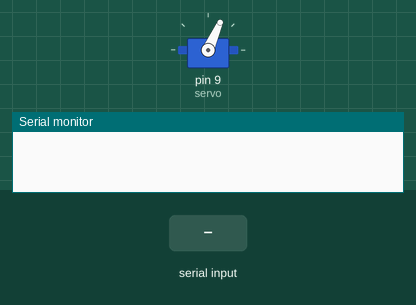
Bench run of a sketch on a simulated Arduino Nano, built with avr-gcc and run on an emulated ATmega328P. On the bench: servo, the last lines printed to the serial monitor. The test bench sets the inputs (shaded band).

Above: at 0.4 s.
At 1.6 s:
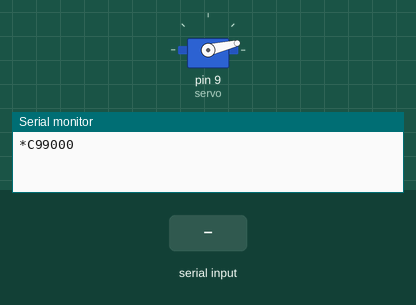
At 3.8 s:
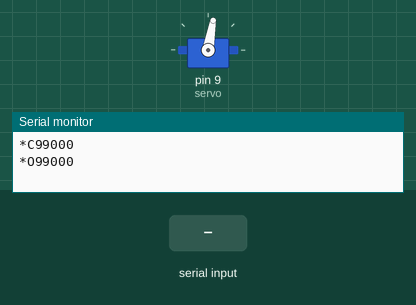
3.9 s: ">B\n" received over Serial
Timing chart, 0 to 6.9 s (numbered marks = the images above; inputs shaded):
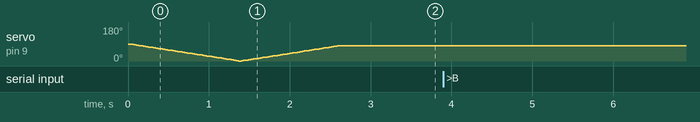

The sketch:

rayshandicap.ino
```cpp
/*Ray's super simple telescope OTA cover for indi
   This one works with the existing Indi flip-flat driver
  Parts:
  Ardunio nano     -- Or pretty much any Arduino or even a wifi module(still needs power)
  Airplane servo   -- I used a metal 20kg one from amazon.
  Some stiff plastic sheeting, old coffee can lids etc. --to make the hat.
  something to make the cherry picker arm that holds it.
  Some massive wire ties, or other attachment device,
  or a permanant servo mount screwed to an adjustable dew cap
  Very likely hope and some Ductape.

  The library assumes you are using 9 and it didn't work when I moved it to 5, so use pin 9 for the pwm to the servo.
  // -=ALWAYS MOVE TO OPEN POSITION BEFORE POWERING=- The unit has no internal speed control and will assume maximum.

  todo -
  set up close/open rom storage. I think this might make startup less hectic.
  When the initial position surges at full spped it draws heavy current.
*/

#include <Servo.h>

/*Hardware ID codes are used to set up drivers. Only 99 works with indi
  10 = Flat-Man_XL
  15 = Flat-Man_L
  19 = Flat-Man
  98 = Flip-Mask/Remote Dust Cover
  99 = Flip-Flat */

//indi driver apparently turns off the cover if not 99

#define DEVICE "99"

Servo servo;  // create servo object to control a servo
int pos = 0;                                   //Current angle when read from servo.
int open = 80;                                 //angle when open
int close = 0;                                 //angle when closed
long dly = 15;                                 //delay for motor
char brightness[4] = "128";
short cover = 1;                               //status of cover 0=niether 2=open 1=closed
short light = 0;                               //status of light
long motor = 0;                                //status of motor in motion(indi uses this)

//Begin Called Functions (putting them here makes arduino IDE sort out header files for you)
void moveToOpen() {
  pos = servo.read();
  for (pos ; pos <= open ; pos += 1) {          // goes from "close" degrees to "open" degrees in steps of 1 degree
    servo.write(pos);                           // tell servo to go to position in variable 'pos'
    delay(dly);                                 // this slows down the servo so the cap isn't swatting meteors
    cover = 0;                                  //cover in motion
    digitalWrite(HIGH, LED_BUILTIN);
  }
  Serial.print("*O" DEVICE "000\n");
  cover = 2;
  motor = 0;
  digitalWrite(LOW, LED_BUILTIN);
}
void moveToClose() {
  pos = servo.read();
  for ( pos ; pos >= close ; pos -= 1) {                   // goes from 180 degrees to 0 degrees
    // in steps of 1 degree
    servo.write(pos);                                      // tell servo to go to position in variable 'pos'
    delay(dly);                                            // this slows down the servo so the cap isn't swatting meteors
    cover = 0;                                             //cover in motion
    digitalWrite(HIGH, LED_BUILTIN);
  }
  Serial.print("*C" DEVICE "000\n");
  cover = 1;
  motor = 0;
  digitalWrite(LOW, LED_BUILTIN);
}


void serialEvent() {                                       //SerialEvent() is automatically called when serial port recieves data
  if (Serial.available()) {
    char buffer[16];
    memset(buffer, 0, sizeof(buffer));
    Serial.readBytesUntil("\n", buffer, sizeof(buffer));   //get command from serial

    if (!strcmp(buffer, ">P000\n")) {                      //Ping - Connect and return device type
      Serial.print("*P" DEVICE "000\n");                   //Indi_flipflat only uses 99 or non cover
    }

    else if (!strcmp(buffer, ">O000\n")) {                //Open cover
      motor = 2000;
      cover = 0;                                          //set status cover in motion during move
      moveToOpen();
    }

    else if (!strcmp(buffer, ">C000\n")) {                //Close Cover
      motor = 2000;
      cover = 0;
      moveToClose();
    }

    else if (!strcmp(buffer, ">L000\n")) {                //Light on(simulated)
      light = 1;
      Serial.print("*L" DEVICE "000\n");
    }

    else if (!strcmp(buffer, ">D000\n")) {                //light off(simulated)
      light = 0;
      Serial.print("*D" DEVICE "000\n");
    }

    else if (!strncmp(buffer, ">B", 2)) {                 //Set Brightness(simulated)
      strncpy(brightness, buffer + 2, 3);
      Serial.print("*B" DEVICE);
      Serial.print(brightness);
      dly == long(brightness);
      //Serial.print("\n");
    }

    else if (!strcmp(buffer, ">J000\n")) {                //Get Brightness(simulated)
      Serial.print("*J" DEVICE);
      Serial.print(brightness);
      Serial.print("\n");
    }

    else if (!strcmp(buffer, ">S000\n")) {                //Get Device status
      Serial.print("*S" DEVICE);
      Serial.print(motor > 0 ? 1 : 0);
      Serial.print(light);
      Serial.print(motor > 0 ? 0 : cover);
      Serial.print("\n");
    }

    else if (!strcmp(buffer, ">V000\n")) {                //Get Firmware version
      Serial.print("*V" DEVICE "123\n");
    }
  }
}

void setup() {
  Serial.begin(9600);
  while (!Serial) {  };                                  // wait for serial port to connect.
  servo.attach(9);                                       // set up PWM to servo. Must use 9, per servo library.
  delay(10);
  moveToClose();
  moveToOpen();
}

void loop() {

}
```
